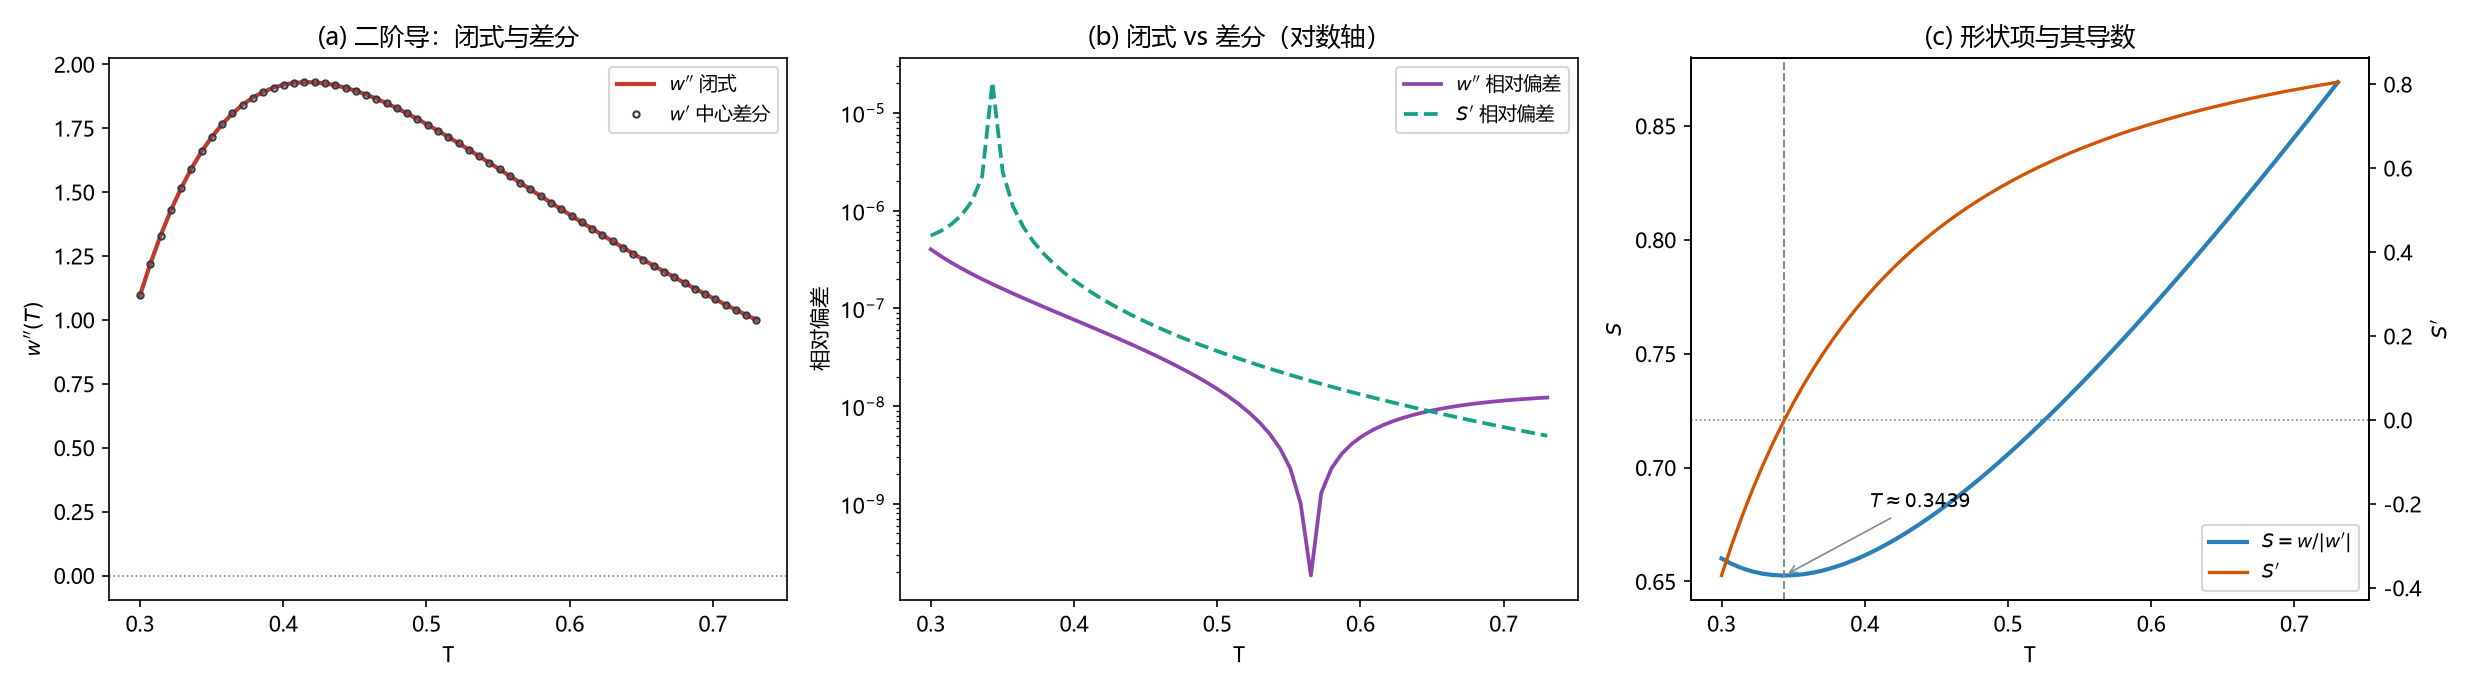

The Python source for this figure:
# -*- coding: utf-8 -*-
"""
环 15 · 第 198 轮旁证：w 的二阶导数 w'' 与形状项 S=w/|w'| 的导数 S'
链内定义（Spec v25）：
  w(T)      = 2 ∫_0^1 u tanh(u/(2T)) du
  w'(T)     = -(1/T^2) ∫_0^1 u^2 sech^2(u/(2T)) du
  w''(T)    = -(2/T) w'(T) - (1/T^4) ∫_0^1 u^3 sech^2(u/(2T)) tanh(u/(2T)) du
  S(T)      = w / |w'| ,  S'(T) = (w w'' - (w')^2) / (w')^2
本脚本只做"理论行为的显影与外部约束"，不参与建模。
"""
import json
import os

import numpy as np
import matplotlib
matplotlib.use("Agg")
import matplotlib.pyplot as plt

matplotlib.rcParams["font.sans-serif"] = ["Microsoft YaHei"]
matplotlib.rcParams["axes.unicode_minus"] = False

Tc = 0.3
T_break = 0.7304390

U = np.linspace(0.0, 1.0, 8001)


def sech2(x):
    return 1.0 / np.cosh(x) ** 2


def w_(T):
    return 2.0 * np.trapezoid(U * np.tanh(U / (2.0 * T)), U)


def wp_(T):
    return -(1.0 / T ** 2) * np.trapezoid(U ** 2 * sech2(U / (2.0 * T)), U)


def wpp_(T):
    B3 = np.trapezoid(U ** 3 * sech2(U / (2.0 * T)) * np.tanh(U / (2.0 * T)), U)
    return -(2.0 / T) * wp_(T) - (1.0 / T ** 4) * B3


def S_(T):
    return w_(T) / abs(wp_(T))


def Sp_(T):
    w, w1, w2 = w_(T), wp_(T), wpp_(T)
    return (w * w2 - w1 ** 2) / w1 ** 2


Tg = np.linspace(0.30, T_break, 61)
h = 1e-4

rows = []
for T in Tg:
    wv, w1v, w2v = w_(T), wp_(T), wpp_(T)
    w2_fd = (wp_(T + h) - wp_(T - h)) / (2 * h)
    Sv, S1v = S_(T), Sp_(T)
    S1_fd = (S_(T + h) - S_(T - h)) / (2 * h)
    rows.append(dict(
        T=float(T), w=float(wv), wp=float(w1v), wpp=float(w2v),
        wpp_fd=float(w2_fd),
        wpp_rel_err=float(abs(w2v - w2_fd) / max(abs(w2v), 1e-300)),
        S=float(Sv), Sp=float(S1v), Sp_fd=float(S1_fd),
        Sp_rel_err=float(abs(S1v - S1_fd) / max(abs(S1v), 1e-300)),
    ))

wpp_rel_max = max(r["wpp_rel_err"] for r in rows)
Sp_rel_max = max(r["Sp_rel_err"] for r in rows)
wpp_pos_all = all(r["wpp"] > 0 for r in rows)

# S 的极小点：先粗网格找符号变号，再二分细化
def dS(T):
    return Sp_(T)

fine = np.linspace(0.30, T_break, 2000)
vals = np.array([dS(t) for t in fine])
sign_changes = []
for i in range(len(fine) - 1):
    if vals[i] * vals[i + 1] < 0:
        sign_changes.append((float(fine[i]), float(fine[i + 1])))

T_min = None
if sign_changes:
    a, b = sign_changes[0]
    for _ in range(80):
        m = 0.5 * (a + b)
        if dS(a) * dS(m) <= 0:
            b = m
        else:
            a = m
    T_min = 0.5 * (a + b)
S_min = S_(T_min) if T_min is not None else float("nan")

# 用链内闭式在 T_min 附近核对极小：w'≠0 处 S'=0 ⇔ w w'' = (w')^2
w_w2_minus_w1sq = (w_(T_min) * wpp_(T_min) - wp_(T_min) ** 2) if T_min else float("nan")

res = dict(
    n_points=int(len(Tg)),
    T_range=[float(Tg[0]), float(Tg[-1])],
    wpp_rel_err_max=float(wpp_rel_max),
    Sp_rel_err_max=float(Sp_rel_max),
    wpp_positive_all=bool(wpp_pos_all),
    Sp_sign_changes=sign_changes,
    T_at_shape_min=float(T_min) if T_min is not None else None,
    shape_min=float(S_min),
    w_wpp_minus_wp_sq_at_min=float(w_w2_minus_w1sq),
    at_Tc=dict(T=Tc, w=w_(Tc), wp=wp_(Tc), wpp=wpp_(Tc), S=S_(Tc), Sp=Sp_(Tc)),
    at_Tbreak=dict(T=T_break, w=w_(T_break), wp=wp_(T_break), wpp=wpp_(T_break),
                   S=S_(T_break), Sp=Sp_(T_break)),
    rows=rows,
)

outdir = os.path.dirname(os.path.abspath(__file__))
with open(os.path.join(outdir, "环15_w二阶导与形状项导数_旁证.json"), "w", encoding="utf-8") as f:
    json.dump(res, f, ensure_ascii=False, indent=1)

# 三面板
fig, ax = plt.subplots(1, 3, figsize=(16.5, 4.6))

ax[0].plot(Tg, [r["wpp"] for r in rows], color="#c0392b", lw=2, label=r"$w''$ 闭式")
ax[0].plot(Tg, [r["wpp_fd"] for r in rows], "o", ms=3, mfc="none", color="#2c3e50",
           label=r"$w'$ 中心差分")
ax[0].axhline(0.0, color="gray", lw=0.8, ls=":")
ax[0].set_xlabel("T")
ax[0].set_ylabel(r"$w''(T)$")
ax[0].set_title("(a) 二阶导：闭式与差分")
ax[0].legend(fontsize=9)

ax[1].semilogy(Tg, [max(r["wpp_rel_err"], 1e-18) for r in rows], color="#8e44ad", lw=1.8,
               label=r"$w''$ 相对偏差")
ax[1].semilogy(Tg, [max(r["Sp_rel_err"], 1e-18) for r in rows], color="#16a085", lw=1.8,
               ls="--", label=r"$S'$ 相对偏差")
ax[1].set_xlabel("T")
ax[1].set_ylabel("相对偏差")
ax[1].set_title("(b) 闭式 vs 差分（对数轴）")
ax[1].legend(fontsize=9)

ax[2].plot(Tg, [r["S"] for r in rows], color="#2980b9", lw=2, label=r"$S=w/|w'|$")
ax3 = ax[2].twinx()
ax3.plot(Tg, [r["Sp"] for r in rows], color="#d35400", lw=1.6, label=r"$S'$")
ax3.axhline(0.0, color="gray", lw=0.8, ls=":")
if T_min is not None:
    ax[2].axvline(T_min, color="#7f8c8d", lw=1.0, ls="--")
    ax[2].annotate(rf"$T\approx{T_min:.4f}$", xy=(T_min, S_min),
                   xytext=(T_min + 0.06, S_min + 0.03), fontsize=9,
                   arrowprops=dict(arrowstyle="->", color="#7f8c8d", lw=0.8))
ax[2].set_xlabel("T")
ax[2].set_ylabel(r"$S$")
ax3.set_ylabel(r"$S'$")
ax[2].set_title("(c) 形状项与其导数")
h1, l1 = ax[2].get_legend_handles_labels()
h2, l2 = ax3.get_legend_handles_labels()
ax[2].legend(h1 + h2, l1 + l2, fontsize=9, loc="lower right")

fig.tight_layout()
fig.savefig(os.path.join(outdir, "环15_w二阶导与形状项导数_旁证.png"), dpi=150)
plt.close(fig)

print(json.dumps({k: v for k, v in res.items() if k != "rows"}, ensure_ascii=False, indent=1))
